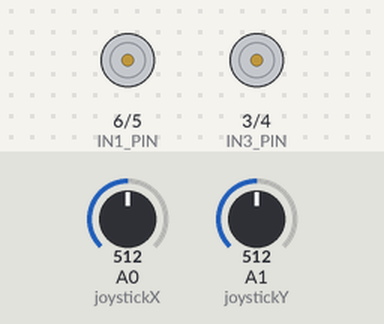
Simulated run of this sketch. Board: Arduino Uno, built with avr-gcc and run on an emulated ATmega328P. On the bench: motor-driver pin pairs drawn as motors (green arrow = first pin HIGH = forward, orange = second pin HIGH = backward, longer = more drive, scaled by the enable pin). The inputs (shaded band) are chosen by the test bench; at power-on: A0 (joystickX) = 512, A1 (joystickY) = 512.

Above: at 1.2 s.
1.3 s: A0 (joystickX) set to 610
At 2.2 s:
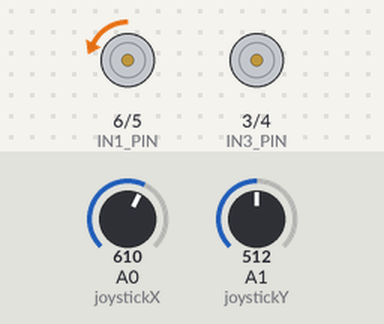
2.8 s: A1 (joystickY) set to 716
At 3.3 s:
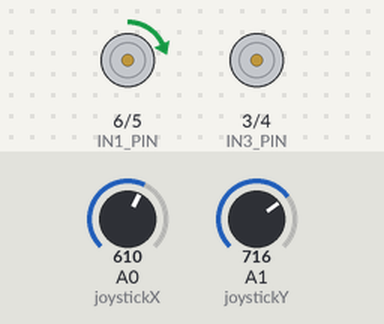
4.3 s: A0 (joystickX) set to 589
At 5.5 s:
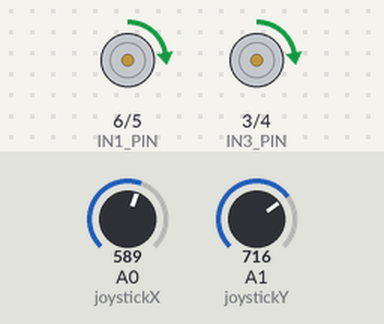
5.8 s: A1 (joystickY) set to 527
At 6.8 s:
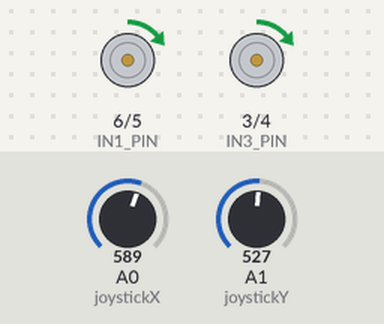
7.3 s: A1 (joystickY) set to 517
At 7.9 s:
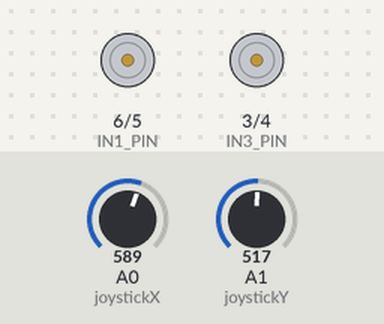
8.8 s: A0 (joystickX) set to 414
10.3 s: A0 (joystickX) set to 389
At 11.4 s:
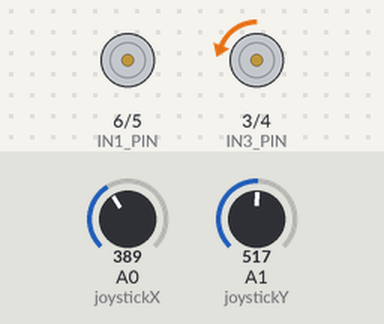
Timing chart, 0 to 12.8 s (numbered marks = the images above; inputs shaded):
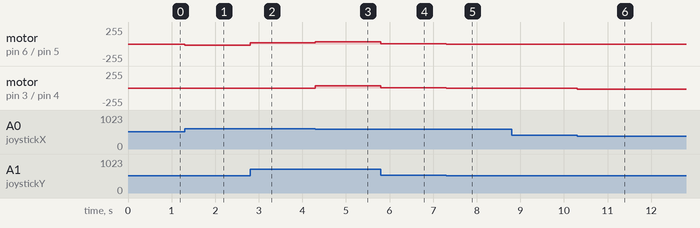

Measured:
- after the input at 1.3 s, motor on pin 6 (IN1_PIN) / pin 5 (IN2_PIN): stopped → backward 15/255 at once
- after the input at 2.8 s, motor on pin 6 (IN1_PIN) / pin 5 (IN2_PIN): backward 15/255 → forward 16/255 at once
- after the input at 4.3 s, motor on pin 6 (IN1_PIN) / pin 5 (IN2_PIN): forward 16/255 → forward 31/255 at once; motor on pin 3 (IN3_PIN) / pin 4 (IN4_PIN): stopped → forward 31/255 at once
- after the input at 5.8 s, motor on pin 6 (IN1_PIN) / pin 5 (IN2_PIN), motor on pin 3 (IN3_PIN) / pin 4 (IN4_PIN): forward 31/255 → forward 2/255 at once
- after the input at 7.3 s, motor on pin 6 (IN1_PIN) / pin 5 (IN2_PIN), motor on pin 3 (IN3_PIN) / pin 4 (IN4_PIN): forward 2/255 → stopped at once
- after the input at 8.8 s, every drawn part: stays the same
- after the input at 10.3 s, motor on pin 3 (IN3_PIN) / pin 4 (IN4_PIN): stopped → backward 20/255 at once

The sketch:

Joystick_DC_Motor.ino
```cpp
// Motor A Pins
const int ENA_PIN = 9; // EN1 pin of L298N
const int IN1_PIN = 6; // IN1 pin of L298N
const int IN2_PIN = 5; // IN2 pin of L298N

// Motor B Pins
const int ENB_PIN = 10; // EN2 pin of L298N
const int IN3_PIN = 3; // IN3 pin of L298N
const int IN4_PIN = 4; // IN4 pin of L298N

// Joystick Pins
const int joystickX = A0;
const int joystickY = A1;

// Current speed of motors
int currentSpeed = 80;

void setup() {
  // Set motor pins as outputs
  pinMode(ENA_PIN, OUTPUT);
  pinMode(IN1_PIN, OUTPUT);
  pinMode(IN2_PIN, OUTPUT);
  pinMode(ENB_PIN, OUTPUT);
  pinMode(IN3_PIN, OUTPUT);
  pinMode(IN4_PIN, OUTPUT);
}

void loop() {
  // Read joystick values
  int xValue = analogRead(joystickX);
  int yValue = analogRead(joystickY);

  // Map joystick Y value to motor speed
  int mappedYSpeed = map(yValue, 0, 1023, -currentSpeed, currentSpeed);

  // Map joystick X value to motor speed
  int mappedXSpeed = map(xValue, 0, 1023, -currentSpeed, currentSpeed);

  // Calculate individual motor speeds based on joystick position
  int motorSpeedA = mappedYSpeed;
  int motorSpeedB = mappedYSpeed;

  // Adjust individual motor speeds based on joystick X position
  if (xValue < 400) {
    motorSpeedA = 0; // Stop motor A
    motorSpeedB += mappedXSpeed; // Motor B rotates faster
  } else if (xValue > 600) {
    motorSpeedB = 0; // Stop motor B
    motorSpeedA -= mappedXSpeed; // Motor A rotates faster
  }

  // Set motor speed
  analogWrite(ENA_PIN, abs(motorSpeedA));
  analogWrite(ENB_PIN, abs(motorSpeedB));

  // Set direction for Motor A based on motorSpeedA
  if (motorSpeedA > 0) {
    digitalWrite(IN1_PIN, HIGH); // Forward direction
    digitalWrite(IN2_PIN, LOW);
  } else {
    digitalWrite(IN1_PIN, LOW);  // Backward direction
    digitalWrite(IN2_PIN, HIGH);
  }

  // Set direction for Motor B based on motorSpeedB
  if (motorSpeedB > 0) {
    digitalWrite(IN3_PIN, HIGH); // Forward direction
    digitalWrite(IN4_PIN, LOW);
  } else {
    digitalWrite(IN3_PIN, LOW);  // Backward direction
    digitalWrite(IN4_PIN, HIGH);
  }
}
```
